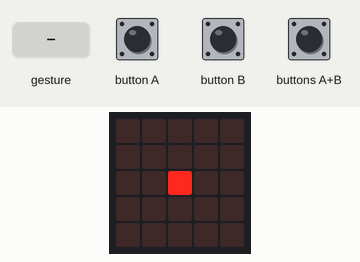
Recording of a program running on a simulated BBC micro:bit (MakeCode). On the bench: the board's 5×5 LED display. Inputs (shaded band) come from the test bench. A tilt is held for 1.5 s and a shake lasts 1 s, then the board lies face up again.

Above: at 1.2 s.
1.3 s: button B pressed for 0.15 s
At 1.9 s:
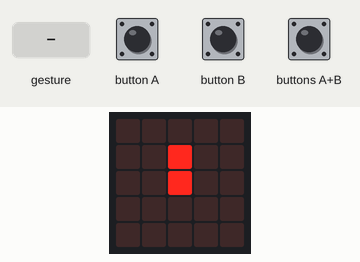
4.4 s: gesture 'shake'
At 5.0 s:
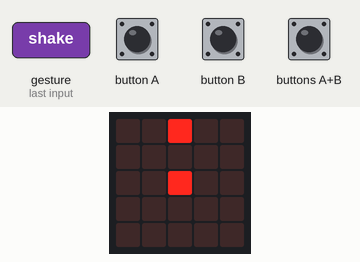
7.4 s: buttons A+B pressed for 0.15 s
9.0 s: buttons A+B pressed for 1 s
Timing chart, 0 to 12.0 s (numbered marks = the images above; inputs shaded):
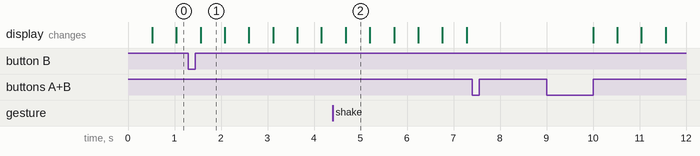

The program:

main.ts
```typescript
input.onGesture(Gesture.Shake, function () {
    board.shake();
board.update();
})
input.onButtonPressed(Button.A, function () {
    board.pressedA();
board.update();
})
input.onButtonPressed(Button.AB, function () {
    board.pressedAB();
board.update();
})
input.onButtonPressed(Button.B, function () {
    board.pressedB();
board.update();
})
class Board {
    public isKarelActive: boolean;
    public karelX: number;
    public karelY: number;

    public ledState: Image;
    private karelDirection: Direction;

    constructor() {
        this.isKarelActive = true;
        this.karelX = 2;
        this.karelY = 2;
        this.karelDirection = Direction.UP;
        this.ledState = images.createImage(`
            . . . . .
            . . . . .
            . . . . .
            . . . . .
            . . . . .
            `);
    }

    pressedA() {
        if (!this.isKarelActive) {
            return;
        }
        this.karelDirection = (this.karelDirection + 1) % 4;
    }

    pressedB() {
        if (!this.isKarelActive) {
            return;
        }
        this.ledState.setPixel(this.karelX, this.karelY, true);
        this.moveKarel()
    }

    shake() {
        if (!this.isKarelActive) {
            return;
        }
        this.moveKarel()
    }

    private moveKarel() {
        if (!this.isKarelActive) {
            return;
        }
        switch (this.karelDirection) {
            case Direction.UP:
                if (this.karelY > 0) {
                    this.karelY -= 1;
                }
                break;
            case Direction.LEFT:
                if (this.karelX > 0) {
                    this.karelX -= 1;
                }
                break;
            case Direction.DOWN:
                if (this.karelY < 4) {
                    this.karelY += 1;
                }
                break;
            case Direction.RIGHT:
                if (this.karelX < 4) {
                    this.karelX += 1;
                }
                break;
        }
    }

    pressedAB() {
        this.isKarelActive = !this.isKarelActive;
    }

    update() {
        this.ledState.showImage(0);
    }
}
const board = new Board();
enum Direction {
    UP = 0,
    LEFT,
    DOWN,
    RIGHT
}
basic.forever(function () {
    if (board.isKarelActive) {
        led.toggle(board.karelX, board.karelY)
        basic.pause(500)
    }
})
```

test.ts
```typescript
// Tady jsou testy. Při použití tohoto balíčku jako rozšíření nebude zkompilováno.
```

Measured:
- after the input at 1.3 s, the display: changes after 0.26 s (image 1)
- after the input at 4.4 s, the display: changes after 0.28 s (image 2)
- after the input at 7.4 s, every drawn part: stays the same
- what the display in image 1 shows lasts 0.5 s, from 1.6 s to 2.1 s
